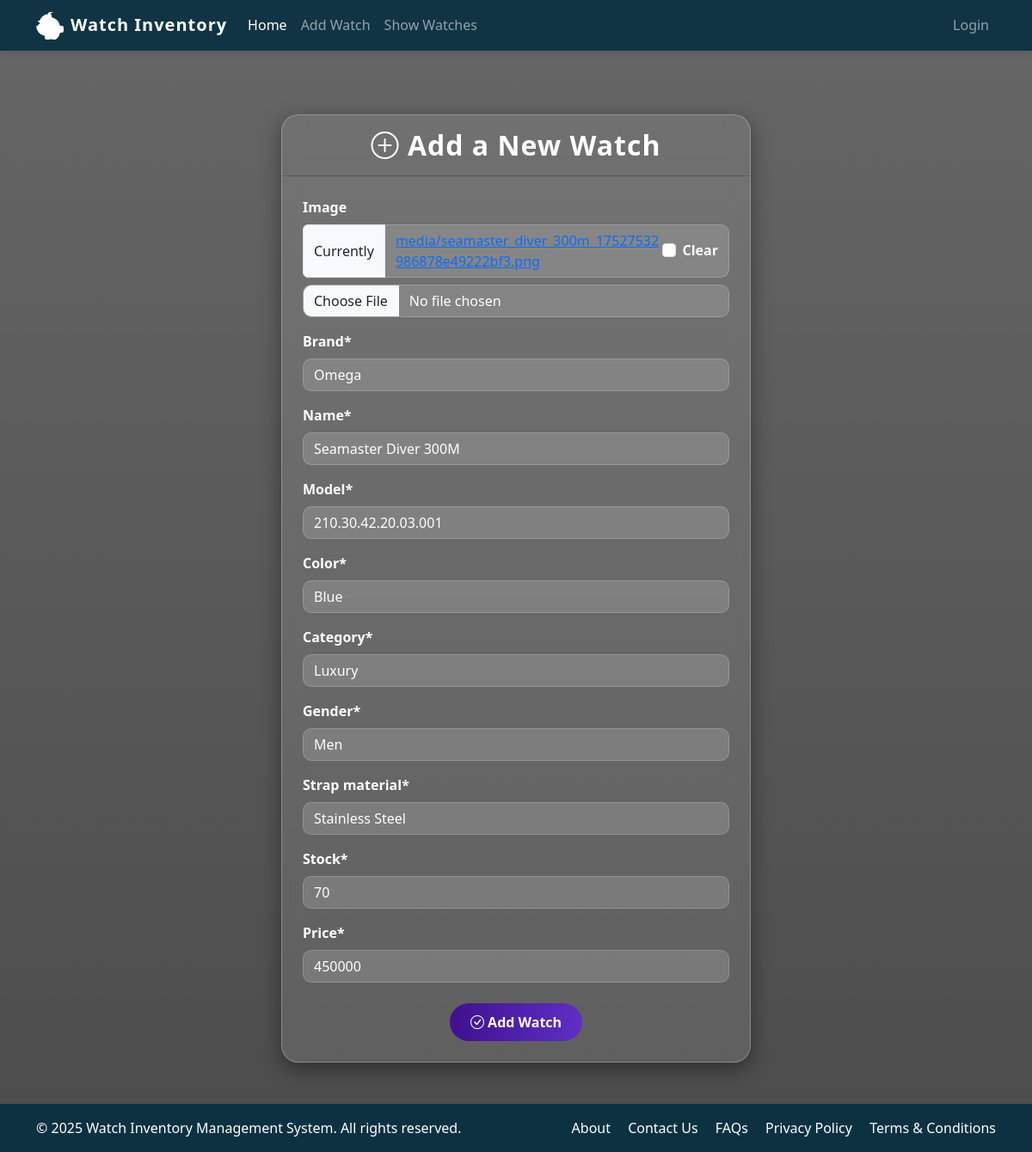
The app's page /update/6, older data.
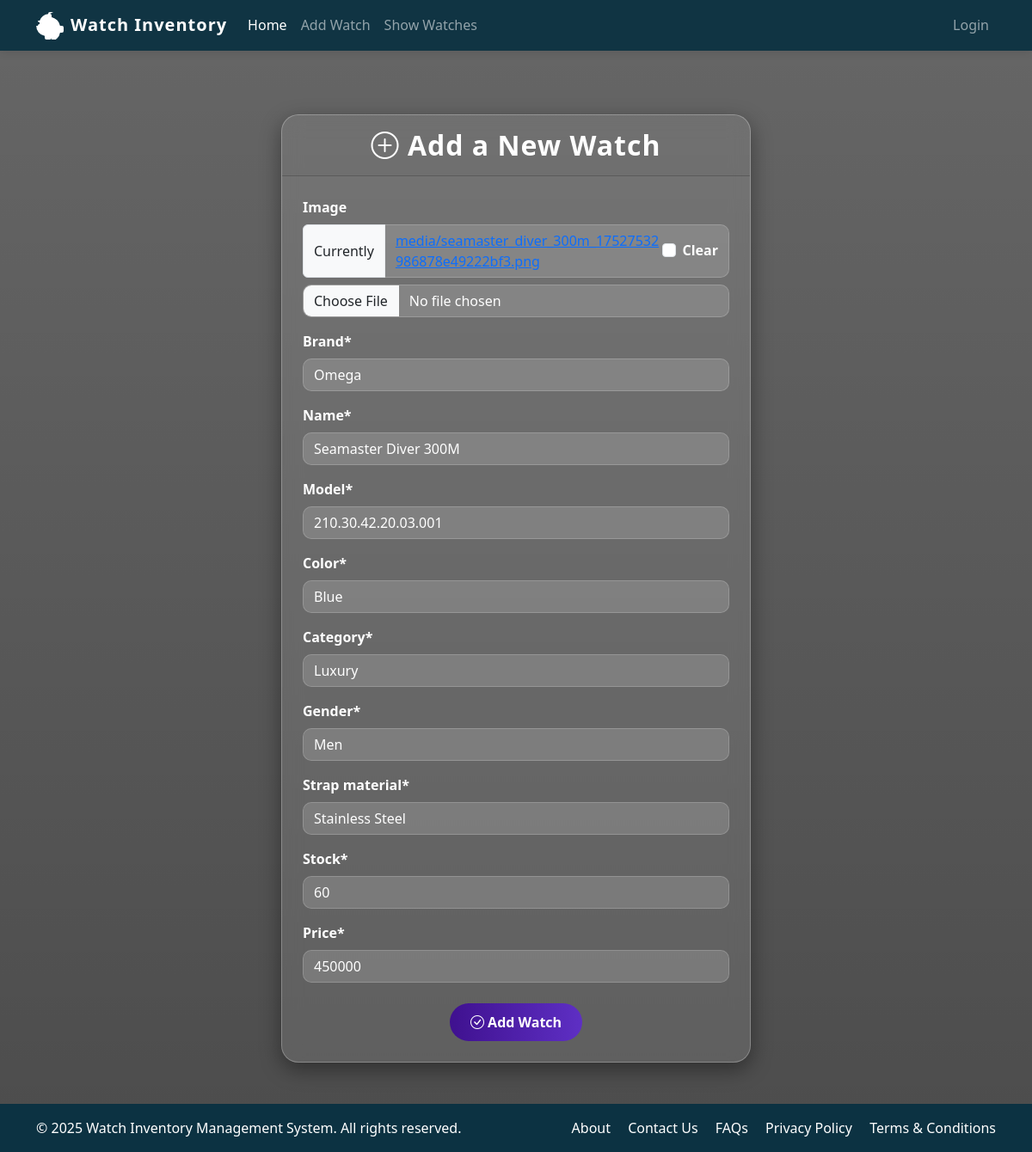
The same page, newer data.
### watch_app/models.py (models this page shows, shortened)
class Watch(models.Model):
    owner = models.ForeignKey(
        User,
        on_delete=models.CASCADE,
        related_name="watches",
        null=True,       # temp so old rows won’t break
        blank=True
    )
    image = models.ImageField(upload_to="media", null=True, blank=True)
    brand = models.CharField(max_length=100)
    name = models.CharField(max_length=100)
    model = models.CharField(max_length=100)
    color = models.CharField(max_length=100)
    category = models.CharField(max_length=100)
    gender = models.CharField(max_length=100)
    strap_material = models.CharField(max_length=100)
    stock = models.IntegerField()
    price = models.IntegerField()

### watch_app/views.py (the view, shortened to what this page needs)
# urls.py: path('update/<id>',update_watch_view, name="update-watch"),
def update_watch_view(request, id):
    watch = Watch.objects.get(id=id)
    form = WatchForm(instance=watch)
    template_name = "watch_app/add_watch.html"
    context = {'form': form}
    return render(request, template_name, context)

### watch_app/forms.py
class WatchForm(forms.ModelForm):
    class Meta:
        model = Watch
        fields = "__all__"
        exclude = ['owner']

### templates/watch_app/add_watch.html (shortened to what this page needs)
{% extends 'base.html' %}
{% load crispy_forms_tags %}
{% block content %}
<div class="container mt-5 mb-5 d-flex justify-content-center">
    <div class="card w-50">
        <div class="card-header text-white text-center">
            <h2 class="mb-0 fw-bold"><i class="bi bi-plus-circle"></i> Add a New Watch</h2>
        </div>
        <div class="card-body p-4">
            <form method="post" enctype="multipart/form-data">
                {{ form|crispy }}
                <div class="text-center mt-4">
                    <button class="btn btn-primary px-4">
                        <i class="bi bi-check-circle"></i> Add Watch
                    </button>
                </div>
            </form>
        </div>
    </div>
</div>
<div class="position-fixed top-0 end-0 p-3" style="z-index: 1050;">
</div>
{% endblock %}

Row changes from the older to the newer data that the page shows:
changed Watch "Omega": stock "70" → "60"
